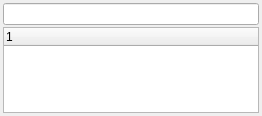
<?xml version="1.0" encoding="UTF-8"?>
<ui version="4.0">
 <class>mvd::SearchableTreeWidget</class>
 <widget class="QWidget" name="mvd::SearchableTreeWidget">
  <property name="geometry">
   <rect>
    <x>0</x>
    <y>0</y>
    <width>262</width>
    <height>116</height>
   </rect>
  </property>
  <property name="sizePolicy">
   <sizepolicy hsizetype="MinimumExpanding" vsizetype="Preferred">
    <horstretch>0</horstretch>
    <verstretch>0</verstretch>
   </sizepolicy>
  </property>
  <property name="windowTitle">
   <string>Form</string>
  </property>
  <property name="locale">
   <locale language="C" country="AnyCountry"/>
  </property>
  <layout class="QGridLayout" name="gridLayout">
   <property name="margin">
    <number>3</number>
   </property>
   <property name="spacing">
    <number>2</number>
   </property>
   <item row="0" column="0">
    <widget class="QLineEdit" name="searchLineEdit">
     <property name="text">
      <string/>
     </property>
    </widget>
   </item>
   <item row="1" column="0">
    <widget class="QTreeWidget" name="treeWidget">
     <property name="selectionMode">
      <enum>QAbstractItemView::SingleSelection</enum>
     </property>
     <property name="selectionBehavior">
      <enum>QAbstractItemView::SelectRows</enum>
     </property>
    </widget>
   </item>
  </layout>
 </widget>
 <resources/>
 <connections/>
</ui>
